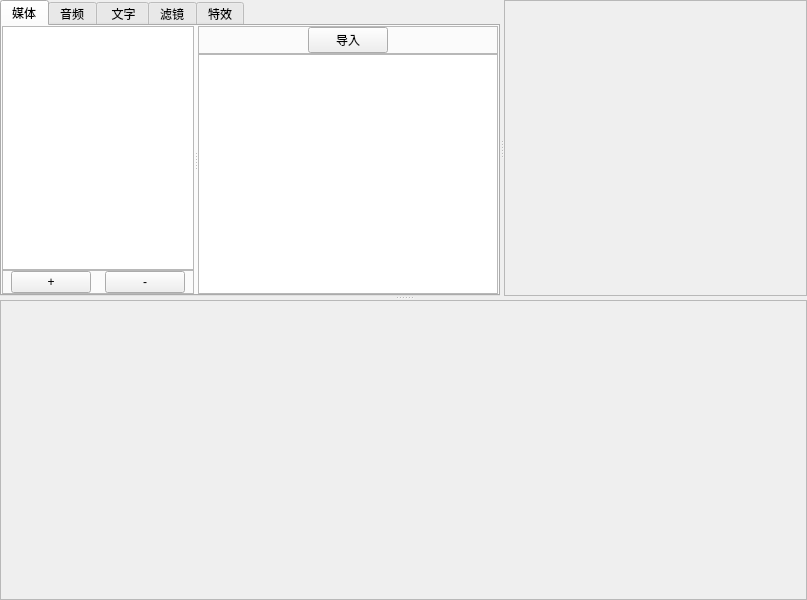
<?xml version="1.0" encoding="UTF-8"?>
<ui version="4.0">
 <class>MainWindow</class>
 <widget class="QMainWindow" name="MainWindow">
  <property name="geometry">
   <rect>
    <x>0</x>
    <y>0</y>
    <width>807</width>
    <height>600</height>
   </rect>
  </property>
  <property name="sizePolicy">
   <sizepolicy hsizetype="Maximum" vsizetype="Maximum">
    <horstretch>0</horstretch>
    <verstretch>0</verstretch>
   </sizepolicy>
  </property>
  <property name="windowTitle">
   <string>Video Editor</string>
  </property>
  <widget class="QWidget" name="centralwidget">
   <layout class="QVBoxLayout" name="verticalLayout">
    <property name="leftMargin">
     <number>0</number>
    </property>
    <property name="topMargin">
     <number>0</number>
    </property>
    <property name="rightMargin">
     <number>0</number>
    </property>
    <property name="bottomMargin">
     <number>0</number>
    </property>
    <item>
     <widget class="QSplitter" name="splitterMain">
      <property name="sizePolicy">
       <sizepolicy hsizetype="Preferred" vsizetype="Expanding">
        <horstretch>0</horstretch>
        <verstretch>0</verstretch>
       </sizepolicy>
      </property>
      <property name="orientation">
       <enum>Qt::Vertical</enum>
      </property>
      <property name="opaqueResize">
       <bool>true</bool>
      </property>
      <property name="childrenCollapsible">
       <bool>false</bool>
      </property>
      <widget class="QFrame" name="frameTopArea">
       <property name="sizePolicy">
        <sizepolicy hsizetype="Preferred" vsizetype="Expanding">
         <horstretch>0</horstretch>
         <verstretch>0</verstretch>
        </sizepolicy>
       </property>
       <property name="minimumSize">
        <size>
         <width>0</width>
         <height>200</height>
        </size>
       </property>
       <property name="frameShape">
        <enum>QFrame::NoFrame</enum>
       </property>
       <property name="frameShadow">
        <enum>QFrame::Plain</enum>
       </property>
       <layout class="QHBoxLayout" name="horizontalLayout_3">
        <property name="leftMargin">
         <number>0</number>
        </property>
        <property name="topMargin">
         <number>0</number>
        </property>
        <property name="rightMargin">
         <number>0</number>
        </property>
        <property name="bottomMargin">
         <number>0</number>
        </property>
        <item>
         <widget class="QSplitter" name="splitterTop">
          <property name="orientation">
           <enum>Qt::Horizontal</enum>
          </property>
          <property name="childrenCollapsible">
           <bool>false</bool>
          </property>
          <widget class="QTabWidget" name="tabWidgetMaterial">
           <property name="minimumSize">
            <size>
             <width>500</width>
             <height>0</height>
            </size>
           </property>
           <property name="currentIndex">
            <number>0</number>
           </property>
           <widget class="QWidget" name="tabMaterialFiles">
            <attribute name="title">
             <string>媒体</string>
            </attribute>
            <layout class="QHBoxLayout" name="horizontalLayout_9">
             <property name="leftMargin">
              <number>0</number>
             </property>
             <property name="topMargin">
              <number>0</number>
             </property>
             <property name="rightMargin">
              <number>0</number>
             </property>
             <property name="bottomMargin">
              <number>0</number>
             </property>
             <item>
              <widget class="QFrame" name="frame_material">
               <property name="sizePolicy">
                <sizepolicy hsizetype="Expanding" vsizetype="Preferred">
                 <horstretch>0</horstretch>
                 <verstretch>0</verstretch>
                </sizepolicy>
               </property>
               <property name="minimumSize">
                <size>
                 <width>0</width>
                 <height>0</height>
                </size>
               </property>
               <property name="frameShape">
                <enum>QFrame::NoFrame</enum>
               </property>
               <property name="frameShadow">
                <enum>QFrame::Plain</enum>
               </property>
               <layout class="QHBoxLayout" name="horizontalLayout_2">
                <property name="leftMargin">
                 <number>0</number>
                </property>
                <property name="topMargin">
                 <number>0</number>
                </property>
                <property name="rightMargin">
                 <number>0</number>
                </property>
                <property name="bottomMargin">
                 <number>0</number>
                </property>
                <item>
                 <widget class="QSplitter" name="splitterMaterial">
                  <property name="orientation">
                   <enum>Qt::Horizontal</enum>
                  </property>
                  <property name="childrenCollapsible">
                   <bool>true</bool>
                  </property>
                  <widget class="QFrame" name="frameDir">
                   <property name="minimumSize">
                    <size>
                     <width>150</width>
                     <height>0</height>
                    </size>
                   </property>
                   <property name="maximumSize">
                    <size>
                     <width>400</width>
                     <height>16777215</height>
                    </size>
                   </property>
                   <property name="frameShape">
                    <enum>QFrame::NoFrame</enum>
                   </property>
                   <property name="frameShadow">
                    <enum>QFrame::Plain</enum>
                   </property>
                   <layout class="QVBoxLayout" name="verticalLayout_2">
                    <property name="spacing">
                     <number>0</number>
                    </property>
                    <property name="sizeConstraint">
                     <enum>QLayout::SetDefaultConstraint</enum>
                    </property>
                    <property name="leftMargin">
                     <number>0</number>
                    </property>
                    <property name="topMargin">
                     <number>0</number>
                    </property>
                    <property name="rightMargin">
                     <number>0</number>
                    </property>
                    <property name="bottomMargin">
                     <number>0</number>
                    </property>
                    <item>
                     <widget class="QTreeView" name="treeViewDir">
                      <attribute name="headerVisible">
                       <bool>false</bool>
                      </attribute>
                     </widget>
                    </item>
                    <item>
                     <widget class="QFrame" name="frameDirActionBar">
                      <property name="frameShape">
                       <enum>QFrame::StyledPanel</enum>
                      </property>
                      <property name="frameShadow">
                       <enum>QFrame::Plain</enum>
                      </property>
                      <layout class="QHBoxLayout" name="horizontalLayout_4">
                       <property name="leftMargin">
                        <number>0</number>
                       </property>
                       <property name="topMargin">
                        <number>0</number>
                       </property>
                       <property name="rightMargin">
                        <number>0</number>
                       </property>
                       <property name="bottomMargin">
                        <number>0</number>
                       </property>
                       <item>
                        <widget class="QPushButton" name="btnDirAdd">
                         <property name="sizePolicy">
                          <sizepolicy hsizetype="Fixed" vsizetype="Fixed">
                           <horstretch>0</horstretch>
                           <verstretch>0</verstretch>
                          </sizepolicy>
                         </property>
                         <property name="text">
                          <string>+</string>
                         </property>
                        </widget>
                       </item>
                       <item>
                        <widget class="QPushButton" name="btnDirDelete">
                         <property name="sizePolicy">
                          <sizepolicy hsizetype="Fixed" vsizetype="Fixed">
                           <horstretch>0</horstretch>
                           <verstretch>0</verstretch>
                          </sizepolicy>
                         </property>
                         <property name="text">
                          <string>-</string>
                         </property>
                        </widget>
                       </item>
                      </layout>
                     </widget>
                    </item>
                   </layout>
                  </widget>
                  <widget class="QFrame" name="frameFiles">
                   <property name="minimumSize">
                    <size>
                     <width>300</width>
                     <height>0</height>
                    </size>
                   </property>
                   <property name="frameShape">
                    <enum>QFrame::NoFrame</enum>
                   </property>
                   <property name="frameShadow">
                    <enum>QFrame::Plain</enum>
                   </property>
                   <layout class="QVBoxLayout" name="verticalLayout_3">
                    <property name="spacing">
                     <number>0</number>
                    </property>
                    <property name="leftMargin">
                     <number>0</number>
                    </property>
                    <property name="topMargin">
                     <number>0</number>
                    </property>
                    <property name="rightMargin">
                     <number>0</number>
                    </property>
                    <property name="bottomMargin">
                     <number>0</number>
                    </property>
                    <item>
                     <widget class="QFrame" name="frameFilesActionBar">
                      <property name="frameShape">
                       <enum>QFrame::StyledPanel</enum>
                      </property>
                      <property name="frameShadow">
                       <enum>QFrame::Plain</enum>
                      </property>
                      <property name="lineWidth">
                       <number>0</number>
                      </property>
                      <layout class="QHBoxLayout" name="horizontalLayout_5" stretch="0">
                       <property name="spacing">
                        <number>-1</number>
                       </property>
                       <property name="leftMargin">
                        <number>0</number>
                       </property>
                       <property name="topMargin">
                        <number>0</number>
                       </property>
                       <property name="rightMargin">
                        <number>0</number>
                       </property>
                       <property name="bottomMargin">
                        <number>0</number>
                       </property>
                       <item>
                        <widget class="QPushButton" name="btnFilesImport">
                         <property name="sizePolicy">
                          <sizepolicy hsizetype="Fixed" vsizetype="Fixed">
                           <horstretch>0</horstretch>
                           <verstretch>0</verstretch>
                          </sizepolicy>
                         </property>
                         <property name="text">
                          <string>导入</string>
                         </property>
                        </widget>
                       </item>
                      </layout>
                     </widget>
                    </item>
                    <item>
                     <widget class="QListView" name="lvFiles">
                      <property name="horizontalScrollBarPolicy">
                       <enum>Qt::ScrollBarAlwaysOff</enum>
                      </property>
                      <property name="sizeAdjustPolicy">
                       <enum>QAbstractScrollArea::AdjustToContents</enum>
                      </property>
                      <property name="editTriggers">
                       <set>QAbstractItemView::NoEditTriggers</set>
                      </property>
                      <property name="resizeMode">
                       <enum>QListView::Adjust</enum>
                      </property>
                      <property name="spacing">
                       <number>5</number>
                      </property>
                      <property name="viewMode">
                       <enum>QListView::IconMode</enum>
                      </property>
                      <property name="modelColumn">
                       <number>0</number>
                      </property>
                      <property name="itemAlignment">
                       <set>Qt::AlignCenter</set>
                      </property>
                     </widget>
                    </item>
                   </layout>
                  </widget>
                 </widget>
                </item>
               </layout>
              </widget>
             </item>
            </layout>
           </widget>
           <widget class="QWidget" name="tabMaterialSound">
            <attribute name="title">
             <string>音频</string>
            </attribute>
           </widget>
           <widget class="QWidget" name="tabText">
            <attribute name="title">
             <string> 文字</string>
            </attribute>
           </widget>
           <widget class="QWidget" name="tabFilter">
            <attribute name="title">
             <string>滤镜</string>
            </attribute>
           </widget>
           <widget class="QWidget" name="tabEffect">
            <attribute name="title">
             <string>特效</string>
            </attribute>
           </widget>
          </widget>
          <widget class="QFrame" name="frame_video">
           <property name="sizePolicy">
            <sizepolicy hsizetype="Expanding" vsizetype="Preferred">
             <horstretch>0</horstretch>
             <verstretch>0</verstretch>
            </sizepolicy>
           </property>
           <property name="minimumSize">
            <size>
             <width>300</width>
             <height>0</height>
            </size>
           </property>
           <property name="maximumSize">
            <size>
             <width>16777215</width>
             <height>16777215</height>
            </size>
           </property>
           <property name="frameShape">
            <enum>QFrame::StyledPanel</enum>
           </property>
           <property name="frameShadow">
            <enum>QFrame::Plain</enum>
           </property>
           <property name="lineWidth">
            <number>0</number>
           </property>
          </widget>
         </widget>
        </item>
       </layout>
      </widget>
      <widget class="QFrame" name="frameVideoEditor">
       <property name="sizePolicy">
        <sizepolicy hsizetype="Preferred" vsizetype="Expanding">
         <horstretch>0</horstretch>
         <verstretch>0</verstretch>
        </sizepolicy>
       </property>
       <property name="minimumSize">
        <size>
         <width>0</width>
         <height>300</height>
        </size>
       </property>
       <property name="frameShape">
        <enum>QFrame::StyledPanel</enum>
       </property>
       <property name="frameShadow">
        <enum>QFrame::Raised</enum>
       </property>
       <layout class="QHBoxLayout" name="horizontalLayout">
        <property name="leftMargin">
         <number>0</number>
        </property>
        <property name="topMargin">
         <number>0</number>
        </property>
        <property name="rightMargin">
         <number>0</number>
        </property>
        <property name="bottomMargin">
         <number>0</number>
        </property>
       </layout>
      </widget>
     </widget>
    </item>
   </layout>
  </widget>
  <widget class="QMenuBar" name="menubar">
   <property name="geometry">
    <rect>
     <x>0</x>
     <y>0</y>
     <width>807</width>
     <height>24</height>
    </rect>
   </property>
  </widget>
 </widget>
 <resources/>
 <connections/>
</ui>
